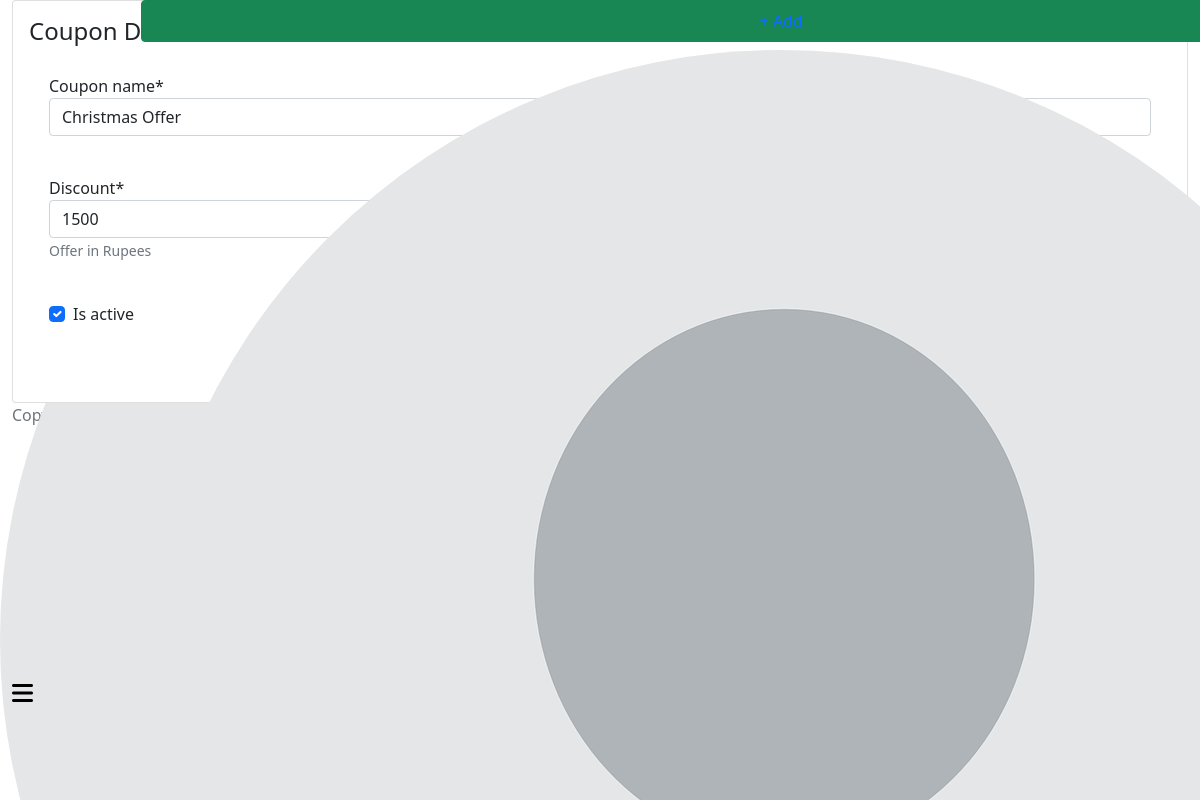
The app's page /super-admin/coupon-edit/8 (signed in) with its own data.
### account/models.py (models this page shows, shortened)
class CustomUser(AbstractBaseUser, PermissionsMixin):
    first_name = models.CharField(max_length=55,null=True, blank=True)
    last_name = models.CharField(max_length=55,null=True, blank=True)
    username  =models.CharField(max_length=55, unique=True)
    email = models.EmailField(max_length=55, unique=True)
    mobile = models.CharField(max_length=10, unique=True)
    date_joined = models.DateTimeField(auto_now_add=True)
    last_login = models.DateTimeField(auto_now=True)
    is_staff = models.BooleanField(default=False)
    is_admin = models.BooleanField(default=False)
    is_active = models.BooleanField(default=True)
    is_superadmin = models.BooleanField(default=False)
    is_admin_request = models.BooleanField(default=False)
    GENDER_CHOICES = (
        ('male' , 'Male'),
        ('female' , 'Female'),
        ('other' , 'Other')
    )
    profile_pic = models.ImageField(upload_to = 'user_pro_pic', default='default/pro_pic.png')
    gender = models.CharField(max_length=6, choices=GENDER_CHOICES, null=True, blank=True)
    dob = models.DateField(null=True, blank=True)
    updated_at = models.DateTimeField(auto_now=True)
    USERNAME_FIELD = 'mobile'
    REQUIRED_FIELDS = ['username', 'email' ]
    objects = CustomBaseUserManager()
    def __str__(self):
        return self.email

### offers/models.py (models this page shows, shortened)
class Coupon(models.Model):
    coupon_name = models.CharField(max_length=50)
    coupon_code = models.CharField(max_length=50, unique=True)
    discount = models.PositiveIntegerField(help_text="Offer in Rupees", null=True)
    is_redeemed = models.BooleanField(default=False)
    is_active = models.BooleanField(default=True)

### super_admin/views.py (the view, shortened to what this page needs)
# urls.py: path('coupon-edit/<str:pk>', views.CouponEditView.as_view(), name= 'coupon_edit'),
@method_decorator(admin_login_required, name='dispatch')
class CouponEditView(View):
    def get(self, request, pk):
        coupon = Coupon.objects.get(id=pk)
        form = CouponForm(instance=coupon)
        context = {'form' : form}
        return render(request, 'super_admin/coupon_add.html', context)

### super_admin/form.py
class CouponForm(forms.ModelForm):
    class Meta:
        model = Coupon
        fields = '__all__'

### templates/super_admin/coupon_add.html (shortened to what this page needs)
{% extends 'super_admin/base.html' %}
{% load static %}
{% load crispy_forms_tags %}
{% load crispy_forms_filters %}
{% block content %}
<div class="row">
    <div class="col-12">
        <div class="card">
            <div class="card-body">
                <h4 class="card-title">Coupon Details Form</h4>
                <div class="row">
                    <form action="" method="post" enctype="multipart/form-data">
                        <div class="row">
                            {{form | crispy}}
                        </div>
                        <div class="row">
                        </div>
                    </form>
                </div>
            </div>
        </div>
    </div>
</div>
{% endblock %}

### templates/super_admin/includes/navbar.html (shortened to what this page needs)
{% load static %}
<nav class="navbar p-0 fixed-top d-flex flex-row">
  <div class="navbar-menu-wrapper flex-grow d-flex align-items-stretch">
    <button id="nav-toggler-btn" class="navbar-toggler navbar-toggler align-self-center border-0"
      data-bs-toggle="minimize">
      <span class="fa-solid fa-bars fs-4"></span>
    </button>
    <ul class="navbar-nav w-100">
    </ul>
    <ul class="navbar-nav navbar-nav-right">
      <li class="nav-item dropdown d-none d-lg-block">
        <a class="nav-link btn btn-success create-new-button" id="createbuttonDropdown" data-bs-toggle="dropdown"
          aria-expanded="false" href="">+ Add</a>
      </li>
      <li class="nav-item dropdown">
        <a class="nav-link" id="profileDropdown" href="#" data-bs-toggle="dropdown">
          <div class="navbar-profile">
            <img class="img-xs rounded-circle" src="{{request.user.profile_pic.url}}" alt="">
          </div>
        </a>
      </li>
    </ul>
  </div>
</nav>

### static/css/style.css (style rules this page uses)
.row { --bs-gutter-x: 0; }
a { text-decoration: none; }
li { list-style: none; }

### templates/super_admin/coupon_add.html (style rules this page uses)
.form-group { width: 50%; padding: 20px; float: left; }

### records on screen
CustomUser: user.profile_pic (picture)
Coupon: coupon_name "Christmas Offer", discount "1500", is_active "☑"
